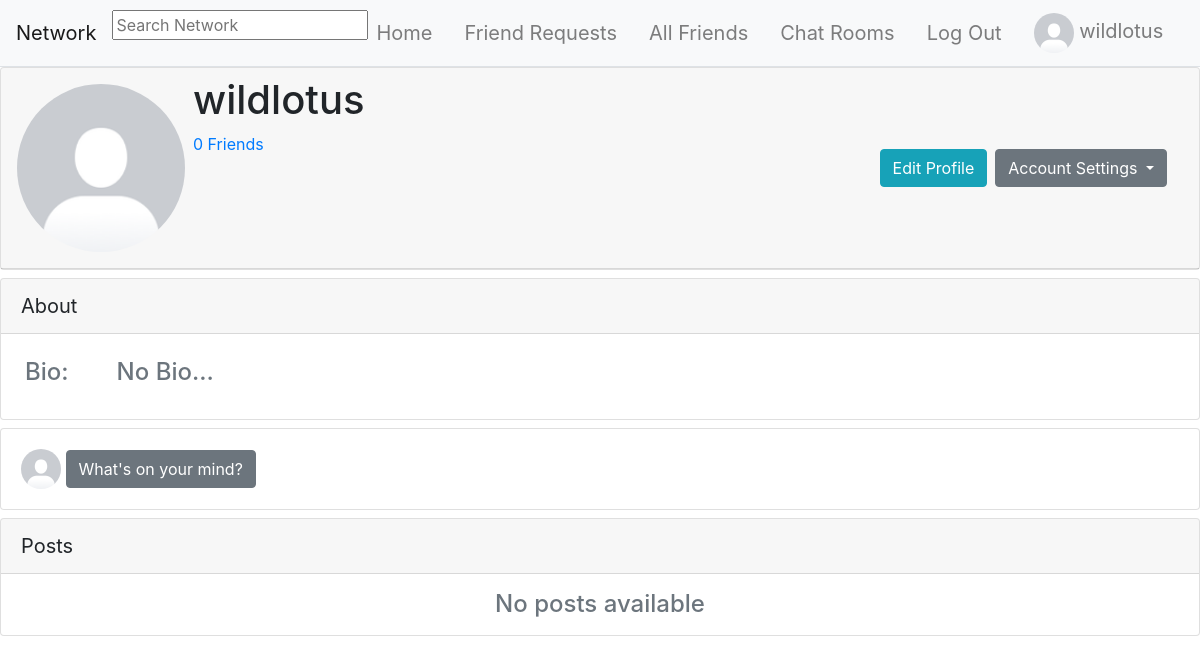
The page /profile/2ef83b37-b663-45ca-ac8e-6aa545aaf2c0 (signed in) on the database as committed earlier.
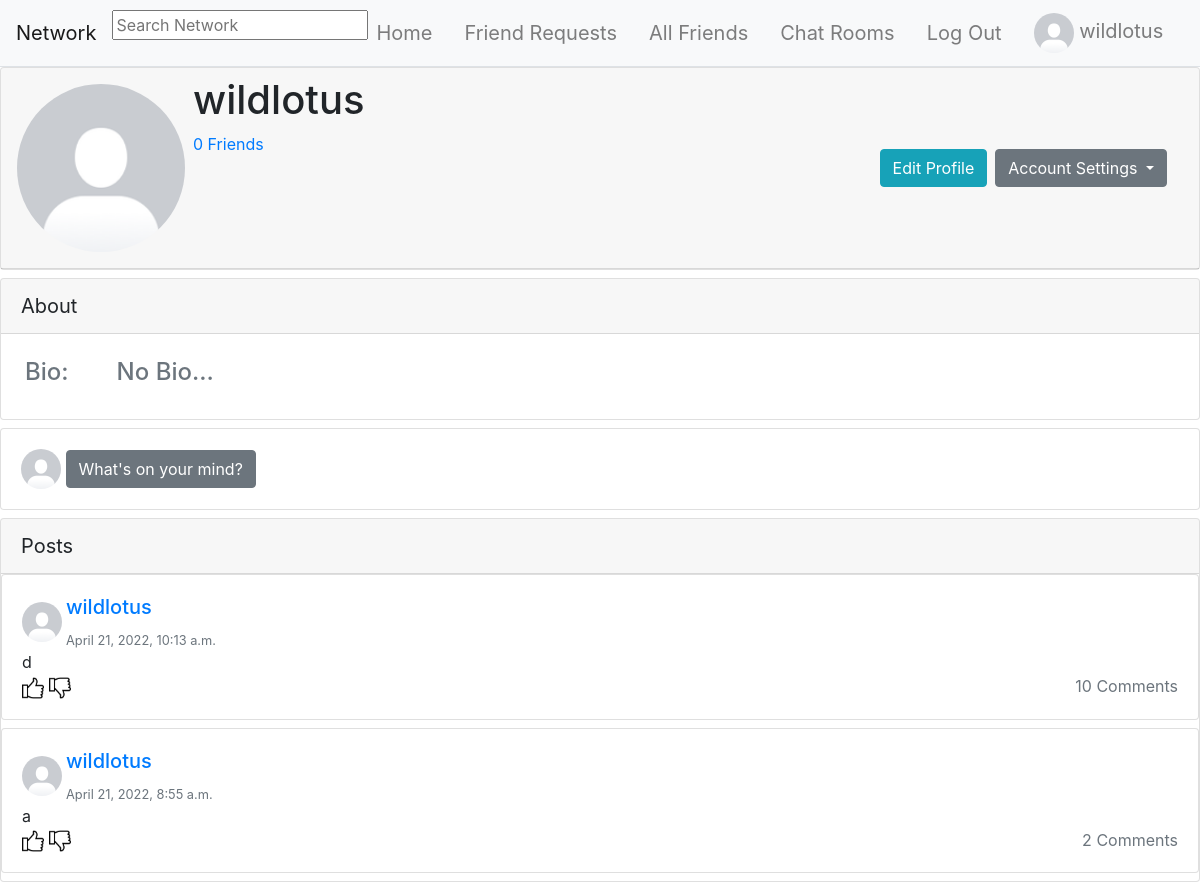
The same page on the database as committed later.
### network/models.py (models this page shows, shortened)
class User(AbstractUser):
    pass

class UserProfile(models.Model):
    id = models.UUIDField(primary_key=True, default=uuid.uuid4, editable=False)
    user = models.OneToOneField(User, related_name="profile", on_delete=models.CASCADE)
    bio = models.TextField(default="No Bio...", max_length=101)
    picture = models.ImageField(default="default_profile_image.png")
    friends = models.ManyToManyField(to="self", blank=True, related_name="+", symmetrical=False)
    blocked = models.ManyToManyField(to="self", blank=True, related_name="+", symmetrical=False)

class Post(models.Model):
    id = models.UUIDField(primary_key=True, default=uuid.uuid4, editable=False)
    author = models.ForeignKey(UserProfile, on_delete=models.CASCADE)
    description = models.TextField()
    only_friends = models.BooleanField(default=False)
    only_me = models.BooleanField(default=False)
    timestamp = models.DateTimeField(default=timezone.now)
    likes = models.ManyToManyField(UserProfile, blank=True, related_name="likes")
    dislikes = models.ManyToManyField(UserProfile, blank=True, related_name="dislikes")

### network/views.py (the view)
# urls.py: path("profile/<uuid:profile_id>", views.show_profile, name="profile"),
@login_required
def show_profile(request, profile_id):
    try:
        profile = UserProfile.objects.get(id=profile_id)
        context = {
            "profile": profile,
            "posts": Post.objects.filter(author=profile).order_by('-timestamp'),
            "friend_request_available": not profile in request.user.profile.friends.all() and not profile in request.user.profile.blocked.all() and profile.user != request.user,
            "currently_friended": profile in request.user.profile.friends.all(),
            "self_in_friend_request": self_in_friend_request(profile, request.user.profile),
            "self_in_profile_friend_request": self_in_profile_friend_request(request.user.profile, profile)
        }
        if self_in_profile_friend_request(request.user.profile, profile):
            friend_request = FriendRequest.objects.get(to_user=request.user.profile, from_user=profile)
            context["friend_request_id"] = friend_request.id
        if request.user != profile.user:
            context["mutual_friends"] = mutual_friends(request.user.profile, profile)
            context["mutual_friends_amount"] = mutual_friends(request.user.profile, profile).count()
    except UserProfile.DoesNotExist:
        return JsonResponse({"error": "User matching query does not exist."})
    return render(request, "network/profile.html", context)

### network/views.py (called while the page is built)
def self_in_friend_request(to_user, from_user):
    try:
        FriendRequest.objects.get(to_user=to_user, from_user=from_user, active=True)
        return True
    except FriendRequest.DoesNotExist:
        return False

def self_in_profile_friend_request(to_user, from_user):
    try:
        FriendRequest.objects.get(to_user=to_user, from_user=from_user, active=True)
        return True
    except FriendRequest.DoesNotExist:
        return False

### templates/network/profile.html (shortened to what this page needs)
{% extends "network/layout.html" %} {% load static %}
{% block body %}
    {% if not request.user in profile.blocked.all and not profile.user in request.user.profile.blocked.all %}
    <div id="profile">
        <div class="card">
            <div class="card-header d-flex p-2">
                <div class="m-2">
                    <img class="profile_picture" src="{{ profile.picture.url }}" alt="Profile Picture" style="border-radius: 50%" id="default_profile_picture" width="168" height="168">
                </div>
                <div class="d-flex flex-column">
                    <div>
                        <h1>
                            {{ profile.user.username }}
                        </h1>
                    </div>
                    <div>
                        <div>
                            <a href="{% url 'profile_friends' profile.id %}">
                                {{ profile.friends.count }} Friends
                            </a>
                        </div>
                    </div>
                </div>
                    <div class="d-flex ml-auto align-items-center p-2">
                        {% if request.user == profile.user %}
                        <div class="mr-2">
                            <button type="button" class="btn btn-info"
                                data-toggle="modal" data-target="#profileModal">Edit Profile</button>
                        </div>
                        <div class="dropdown">
                            <button class="btn btn-secondary dropdown-toggle" type="button" id="dropdownMenuButton" data-toggle="dropdown" aria-haspopup="true" aria-expanded="false">
                            Account Settings
                            </button>
                        {% endif %}
                    </div>
                    <div class="d-flex align-items-center p-2">
                    </div>
                </div>
            </div>
        </div>
    </div>
    <div class="card mt-2">
        <div class="card-header" style="font-size: 20px;">About</div>
            <div class="d-flex justify-content-start text-muted">
                <div class="m-3 p-2">
                    <h4>Bio:</h4>
                </div>
                <div class="m-3 p-2">
                    <h4 id="default_profile_bio">
                        {{ profile.bio }}
                    </h4>
                </div>
            </div>
        </div>
    </div>
    {% if request.user == profile.user %}
    <div id="newPost" class="mt-2">
        <div class="card">
            <div class="card-body">
                <a href="{% url 'profile' request.user.profile.id %}">
                    <img src="{{ request.user.profile.picture.url }}" class="d-inline" alt="Logged in Profile Picture"
                        width="40px" height="40px" style="border-radius: 50%" id="newPostProfilePicture">
                </a>
                <button type="button" class="btn btn-secondary" data-toggle="modal" data-target="#newPostModal" id="postModal">What's on your
                    mind?</button>
            </div>
        </div>
    </div>
    {% endif %}
    <div class="card mt-2">
        <div class="card-header" style="font-size: 20px;">Posts</div>
        {% for post in posts %}
            {% include "network/posts.html" %}
        {% empty %}
            <div class="d-flex justify-content-center text-muted">
                <h4 class="mt-3 mb-3">No posts available</h4>
            </div>
        {% endfor %}
    </div>
    {% endif %}
{% endblock body %}

### templates/network/layout.html (shortened to what this page needs)
{% load static %}
<!DOCTYPE html>
<html lang="en">
<head>
    <link rel="stylesheet" href="https://stackpath.bootstrapcdn.com/bootstrap/4.4.1/css/bootstrap.min.css">
    <link rel="stylesheet" href="{% static 'network/css/styles.css' %}">
    <link rel="stylesheet" href="https://unpkg.com/@trevoreyre/autocomplete-js/dist/style.css">
</head>
<body>
    <nav class="navbar navbar-expand-lg navbar-light bg-light sticky-top border-bottom">
        <a class="navbar-brand" href="{% url 'index' %}">Network</a>
        {% if request.user.is_authenticated %}
            <div id="autocomplete" class="autocomplete" style="width: 320px;">
                <form action="{% url 'search_results' %}" method="get">
                    <input class="autocomplete-input" id="autocomplete_input" placeholder="Search Network" name="q">
                </form>
            </div>
        {% endif %}
        <div class="collapse navbar-collapse" id="navbarNav">
            <ul class="navbar-nav mx-auto">
                {% if user.is_authenticated %}
                <li class="nav-item">
                    <a class="navbar-brand nav-link" href="{% url 'index' %}">
                        Home
                    </a>
                </li>
                <li class="nav-item">
                    <a class="navbar-brand nav-link" href="{% url 'friend_requests' %}">
                        Friend Requests
                    </a>
                </li>
                <li class="nav-item">
                    <a class="navbar-brand nav-link" href="{% url 'friends' %}">
                        All Friends
                    </a>
                </li>
                <li class="nav-item">
                    <a class="navbar-brand nav-link" href="{% url 'chat:index' %}">
                        Chat Rooms
                    </a>
                </li>
                <li class="nav-item">
                    <a class="navbar-brand nav-link" href="{% url 'account_logout' %}">
                        Log Out
                    </a>
                </li>
                {% endif %}
            </ul>
            {% if user.is_authenticated %}
                <ul class="navbar-nav ml-auto">
                    <a class="nav-link navbar-brand" href="{% url 'profile' request.user.profile.id %}" id="profile">
                        <li class="nav-item">
                            <img src="{{ user.profile.picture.url }}" alt="Logged in Profile Picture" width="40" height="40" style="border-radius: 50%;" id="logged_in_picture">
                            {{ user.username }}
                        </li>
                    </a>
                </ul>
            {% endif %}
        </div>
    </nav>
    <div class="body">
        {% block body %}
        {% endblock %}
</body>
</html>

### templates/network/posts.html (shortened to what this page needs)
{% load static %} {% load mathfilters %}
{% if post.only_friends %}
{% if post.author.user in request.user.profile.friends.all or request.user in post.author.friends.all or post.author.user == request.user %}
<div class="card mb-2">
    <div class="card-body">
        <div class="d-flex align-items-center">
            <div>
                <a href="{% url 'profile' post.author.id %}">
                    <img src="{{ post.author.picture.url }}" alt="Post Auhor Profile Picture" width="40"
                    height="40" style="border-radius: 50%">
                </a>
            </div>
            <div class="d-flex flex-column ml-1">
                <div>
                    <a href="{% url 'profile' post.author.id %}">
                        <h5 class="card-title">
                            {{ post.author.user.username }}
                        </h5>
                    </a>
                </div>
                <div>
                    <small><p class="card-text text-muted">{{ post.timestamp }}</p></small>
                </div>
            </div>
        </div>
        <span class="card-text">{{ post.description }}</span>
        <div class="d-flex">
            <div>
                {% if request.user.profile in post.likes.all %}
                <img src="{% static 'network/images/like_fill.png' %}" alt="" width="22" height="22" class="reaction"
                    data-post_id="{{ post.id }}" data-reaction="like">
                {% else %}
                <img src="{% static 'network/images/like.png' %}" alt="" width="22" height="22" class="reaction"
                    data-post_id="{{ post.id }}" data-reaction="like">
                {% endif %}
                {% if request.user.profile in post.dislikes.all %}
                <img src="{% static 'network/images/dislike_fill.png' %}" alt="" width="22" height="22" class="reaction"
                    data-post_id="{{ post.id }}" data-reaction="dislike">
                {% else %}
                <img src="{% static 'network/images/dislike.png' %}" alt="" width="22" height="22" class="reaction"
                    data-post_id="{{ post.id }}" data-reaction="dislike">
                {% endif %}
            </div>
            <div class="ml-auto">
                <span class="text-secondary comments" data-post_id="{{ post.id }}" id="comments_amount_{{ post.id }}">
                    {{post.comments.all.count }} Comments
                </span>
            </div>
        </div>
    </div>
</div>
{% endif %}
{% endif %}

Rows that differ between the two databases and show on the page:
added Post: author.picture (placeholder picture), author.user.username "wildlotus", timestamp "April 21, 2022, 10:13 a.m.", description "d", only_friends True (drawn), comments.all.count "10"
added Post: author.picture (placeholder picture), author.user.username "wildlotus", timestamp "April 21, 2022, 8:55 a.m.", description "a", only_friends True (drawn), comments.all.count "2"
Other text that changed with them:
text no longer shown: "No posts available"
